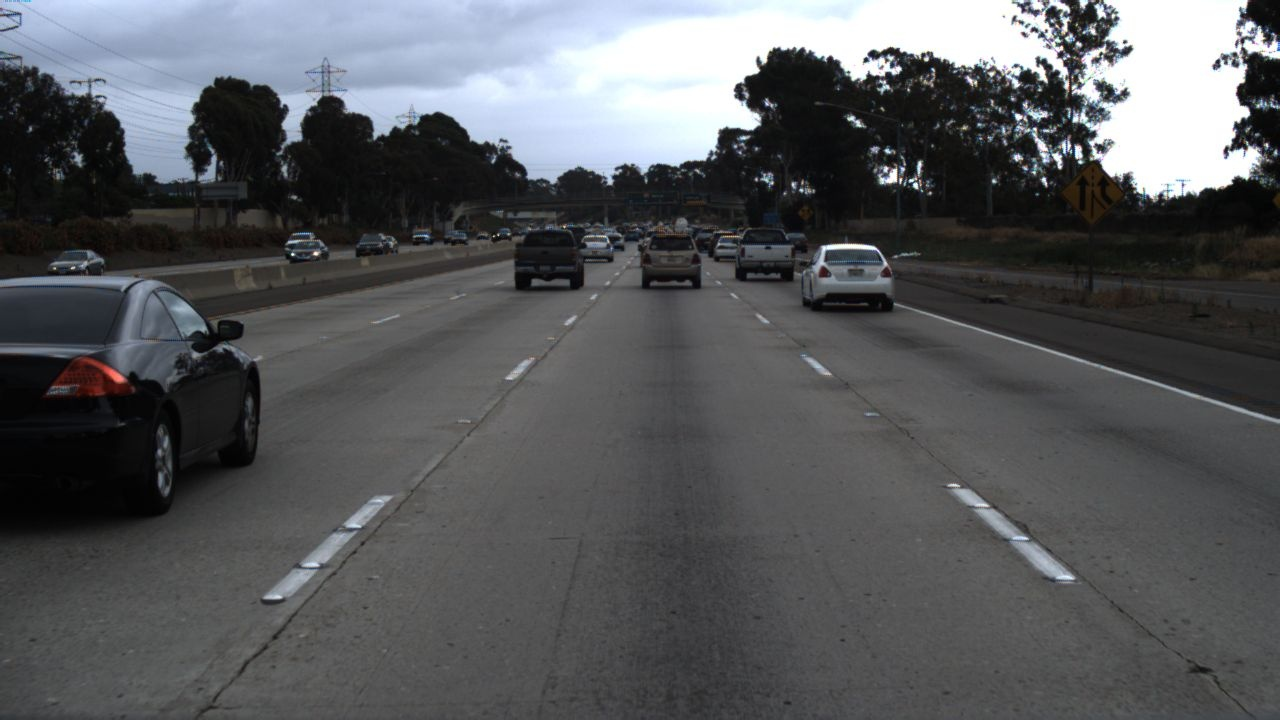
#> input picture 1-2 산업 컴퓨터비전 실제/중간과제/src/40.jpg, 1280 x 720 px
$ python main.py
#> lines starting #> are read from the running program, lines starting #| are printed output that depends on the picture; after the words box and inside, x2 and y2 are one past the last pixel; in counts of white or black regions, pixels touching at a corner belong together
import cv2
import numpy as np

roi_height = 0


def mouse_event(event, x, y, flags, param):
    global roi_height

    if event == cv2.EVENT_LBUTTONDOWN:
        roi_height = y


cv2.namedWindow("show")
cv2.setMouseCallback("show", mouse_event)

while True:
    # Load
    img = cv2.imread("40.jpg")
#> img is the input picture: shape (720, 1280, 3); mean B, G, R 91.6, 89, 87.1

    # Blur
    blur = cv2.GaussianBlur(img, (3, 3), 0)

    # Gray
    gray = cv2.cvtColor(blur, cv2.COLOR_BGR2GRAY)
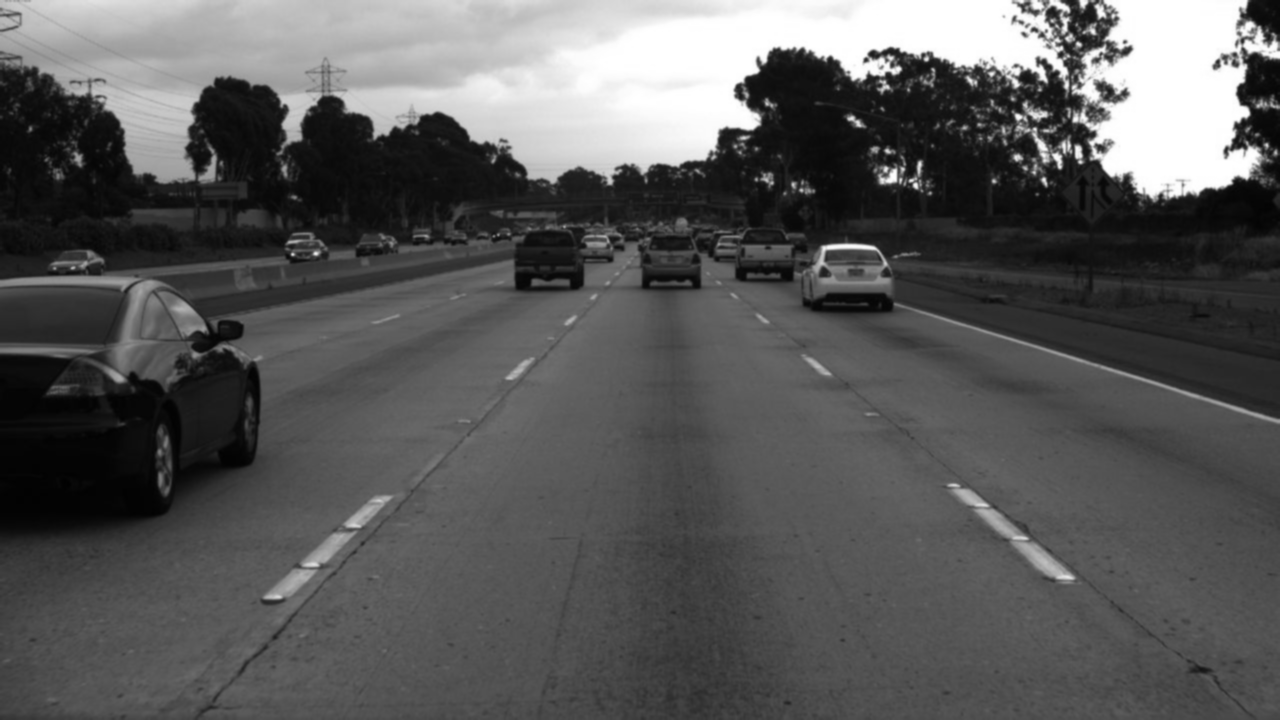
#> gray: shape (720, 1280); min 1, max 255, mean 88.7

    # Edge
    canny = cv2.Canny(gray, 50, 200)
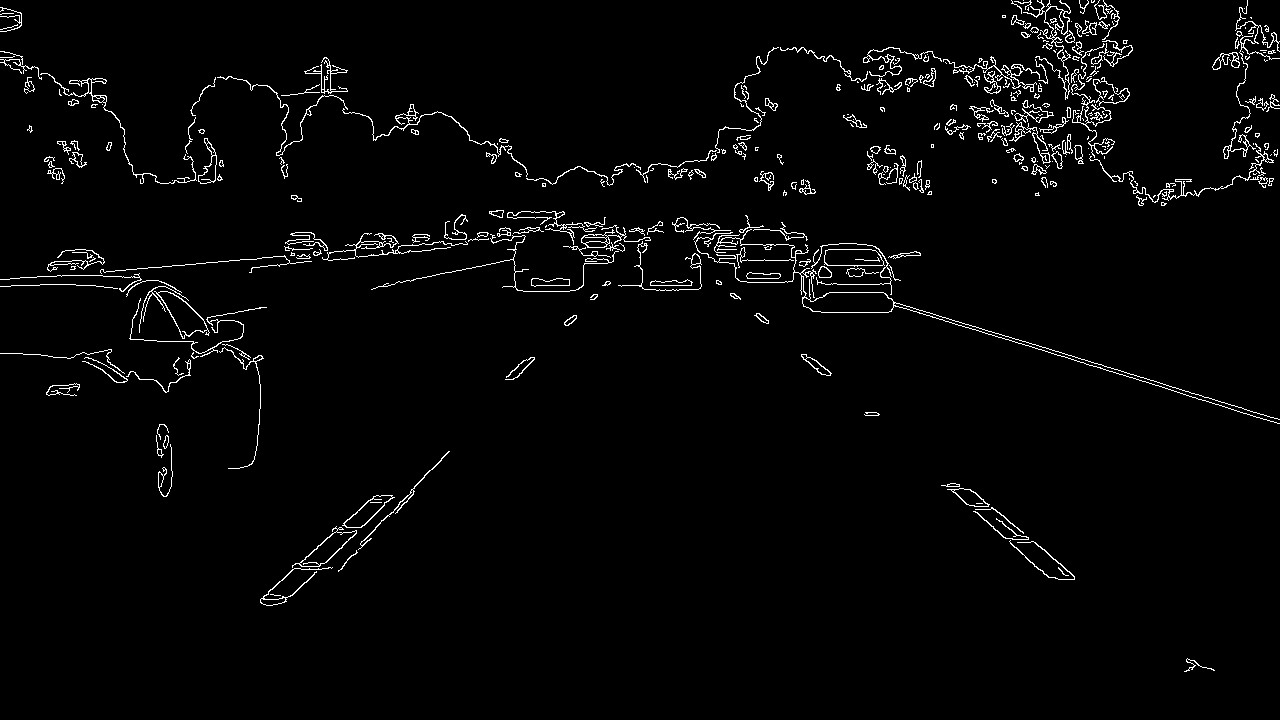
#> canny: shape (720, 1280); 2.4% white in thin lines or dots

    # Sky ROI
    canny[0:roi_height, :] = 0
    cv2.line(blur, (0, roi_height), (blur.shape[1], roi_height), (255, 255, 0), 3)
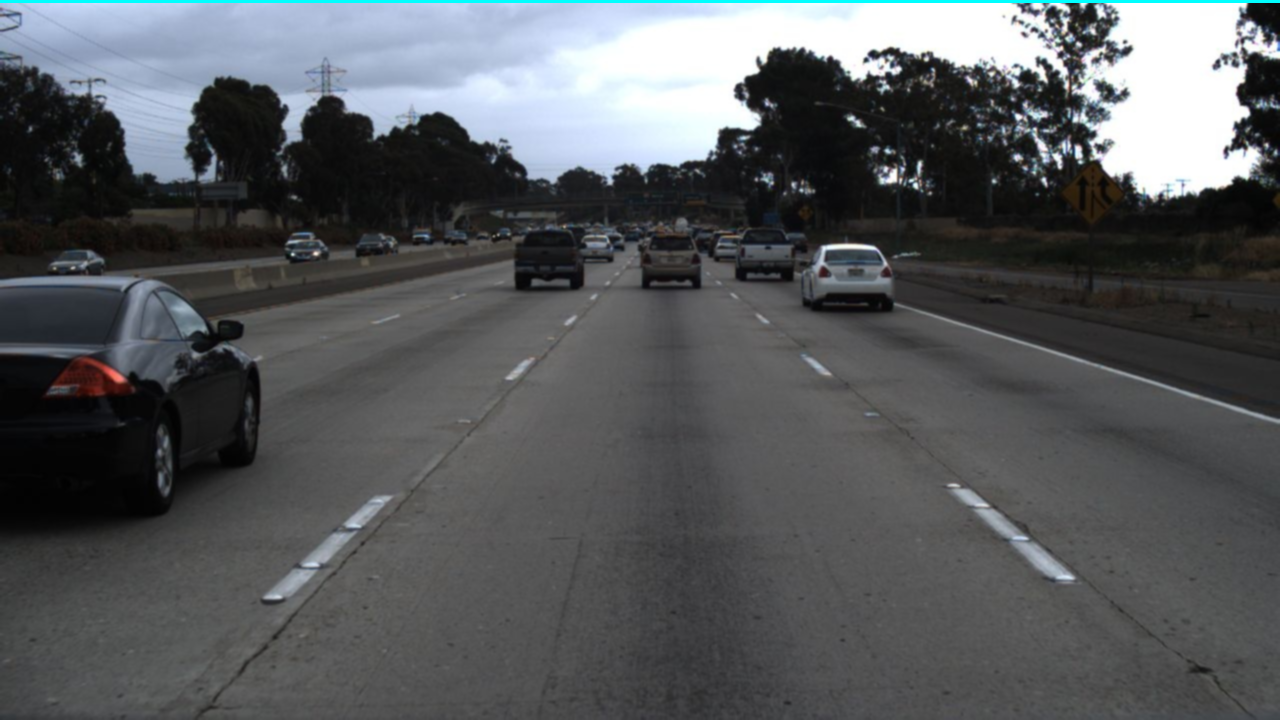
#> blur: shape (720, 1280, 3); mean B, G, R 91.7, 89.2, 86.3

    # Hough TF
    minLineLength = 100
    maxLineGap = 10
    lines = cv2.HoughLinesP(canny, 1, np.pi / 180, 50, minLineLength, maxLineGap)
#> lines = 69 rows, first 6: [979, 328, 990, 331], [927, 312, 938, 315], [404, 245, 414, 245], [1090, 365, 1108, 370], [1151, 380, 1162, 383], [1069, 355, 1080, 358]
    if lines is not None:
        for index, line in enumerate(lines):
            x1, y1, x2, y2 = line[0]
            try:
                slope = (y1 - y2) / (x1 - x2)
            except ZeroDivisionError:
                slope = 0

            # skip horizontal line
            if -0.5 < slope < 0.5:
                continue

            cv2.line(img, (x1, y1), (x2, y2), (0, 255, 0), 3)
#> this loop made 69 passes
#> (x1, y1, x2, y2, slope) on passes 1 to 12: (979, 328, 990, 331, 0.273), (927, 312, 938, 315, 0.273), (404, 245, 414, 245, 0), (1090, 365, 1108, 370, 0.278), (1151, 380, 1162, 383, 0.273), (1069, 355, 1080, 358, 0.273), (1061, 356, 1071, 359, 0.3), (650, 285, 691, 285, 0), (1019, 343, 1031, 346, 0.25), (910, 307, 921, 310, 0.273), (301, 562, 334, 532, -0.909), (594, 237, 604, 237, 0)
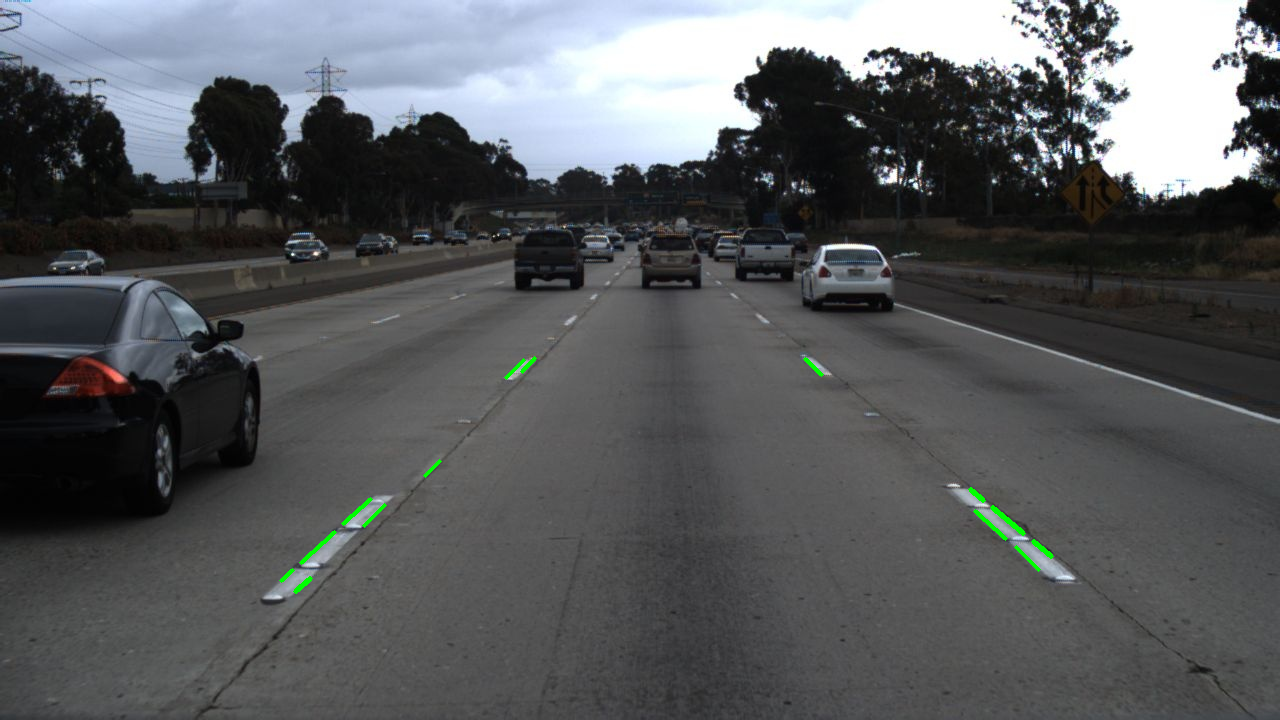
#> img: shape (720, 1280, 3); 0.2% of pixels changed, all inside (x1, y1, x2, y2) = (279, 356, 1054, 594)

    # Show
    canny = cv2.cvtColor(canny, cv2.COLOR_GRAY2BGR)
#> canny: shape (720, 1280, 3); 2.4% white in thin lines or dots
    concat_img = cv2.hconcat([img, blur, canny])
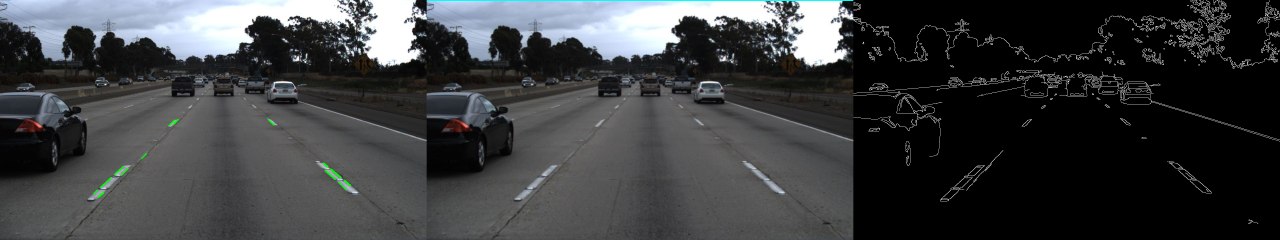
#> concat_img: shape (720, 3840, 3) (shown at 1/3 size); mean B, G, R 63.1, 61.5, 59.8
    cv2.imshow("show", concat_img)
    if cv2.waitKey(33) == 27:
#> (key Esc is pressed here)
        break

$ run again, with 1-2 산업 컴퓨터비전 실제/중간과제/src/20.jpg copied over 1-2 산업 컴퓨터비전 실제/중간과제/src/40.jpg
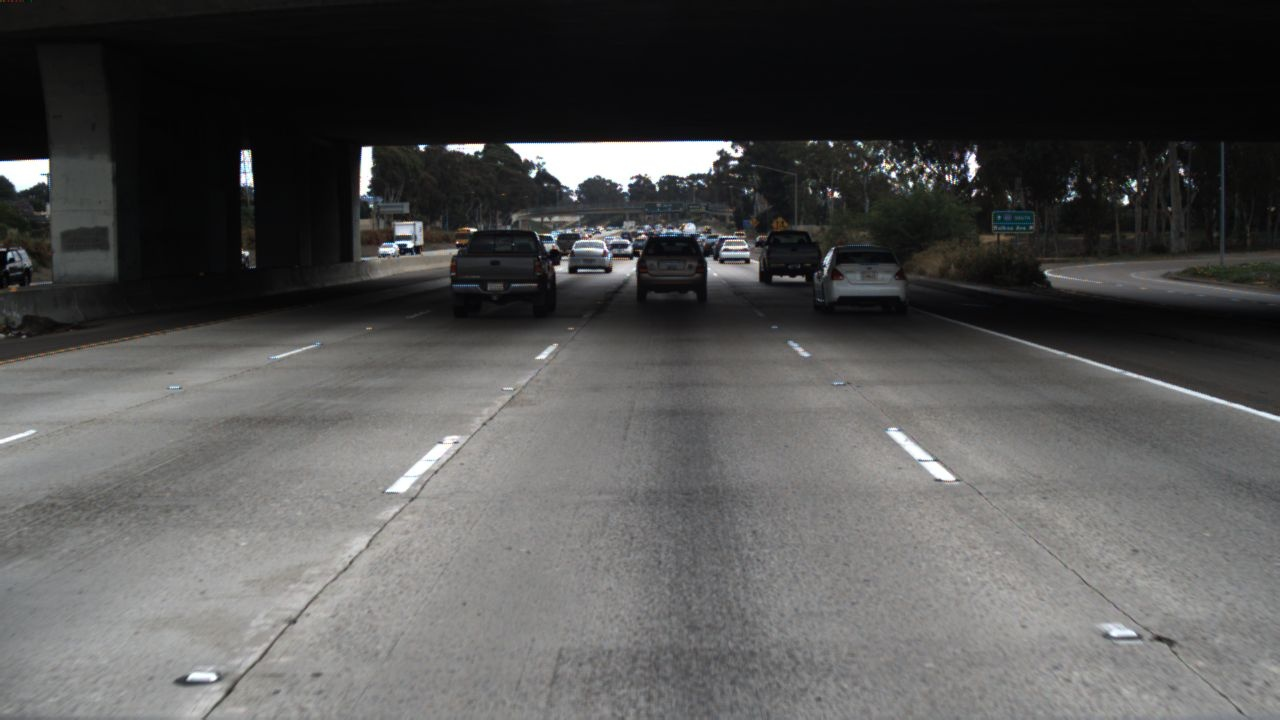
#> input picture 1-2 산업 컴퓨터비전 실제/중간과제/src/20.jpg, 1280 x 720 px
#> img is the input picture: shape (720, 1280, 3); mean B, G, R 81.9, 82.6, 82.8
#> `canny = cv2.Canny(gray, 50, 200)`:
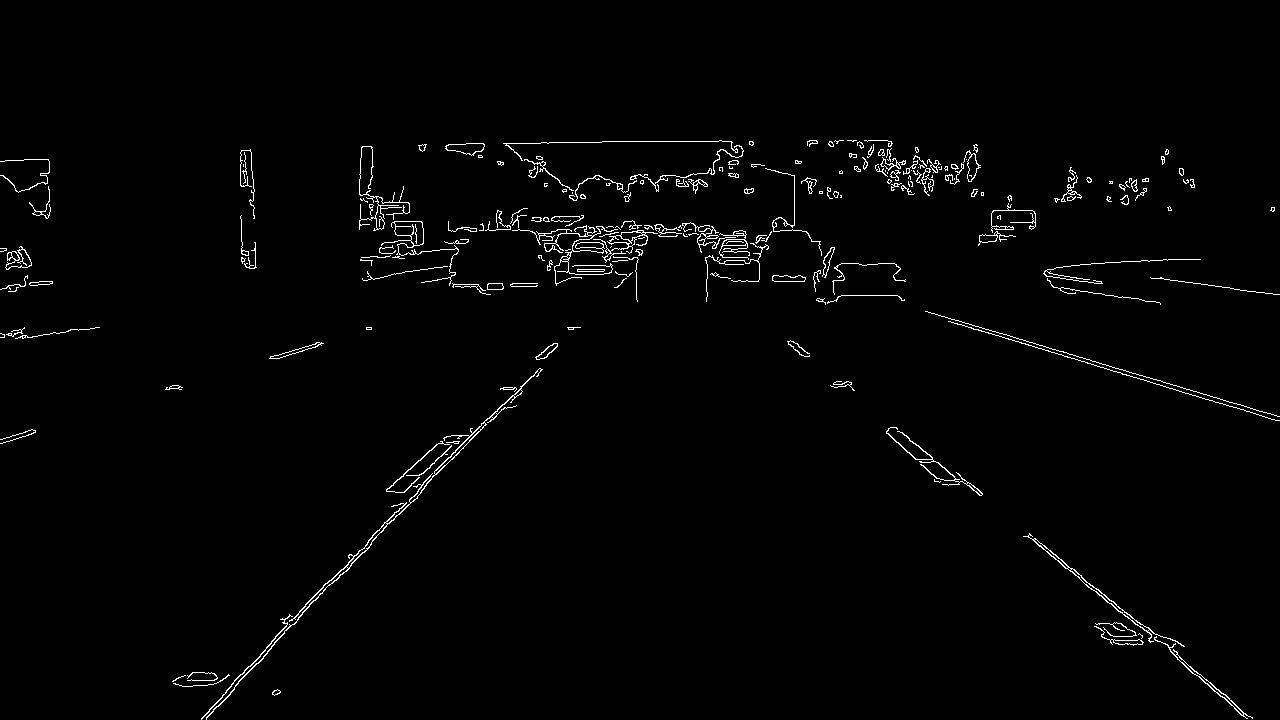
#> canny: shape (720, 1280); 1.5% white in thin lines or dots, all inside (x1, y1, x2, y2) = (0, 140, 1280, 720)
#> lines = 134 rows, first 6: [1052, 352, 1063, 355], [389, 523, 408, 504], [291, 620, 323, 587], [959, 324, 973, 328], [1091, 588, 1128, 618], [298, 617, 322, 592]
#> the loop `for index, line in enumerate(lines):` made 134 passes
#> (x1, y1, x2, y2, slope) on passes 1 to 8: (1052, 352, 1063, 355, 0.273), (389, 523, 408, 504, -1), (291, 620, 323, 587, -1.03), (959, 324, 973, 328, 0.286), (1091, 588, 1128, 618, 0.811), (298, 617, 322, 592, -1.04), (260, 654, 271, 643, -1), (999, 336, 1017, 341, 0.278)
#> `concat_img = cv2.hconcat([img, blur, canny])`:
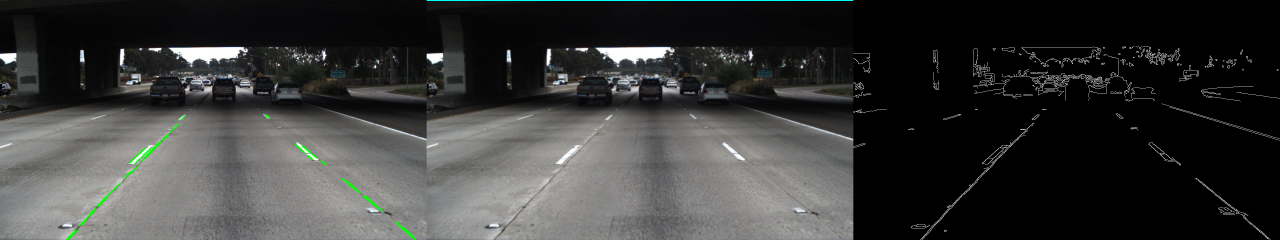
#> concat_img: shape (720, 3840, 3) (shown at 1/3 size); mean B, G, R 55.9, 56.9, 56.2

$ run again, with 1-2 산업 컴퓨터비전 실제/중간과제/src/road.png saved as 1-2 산업 컴퓨터비전 실제/중간과제/src/40.jpg
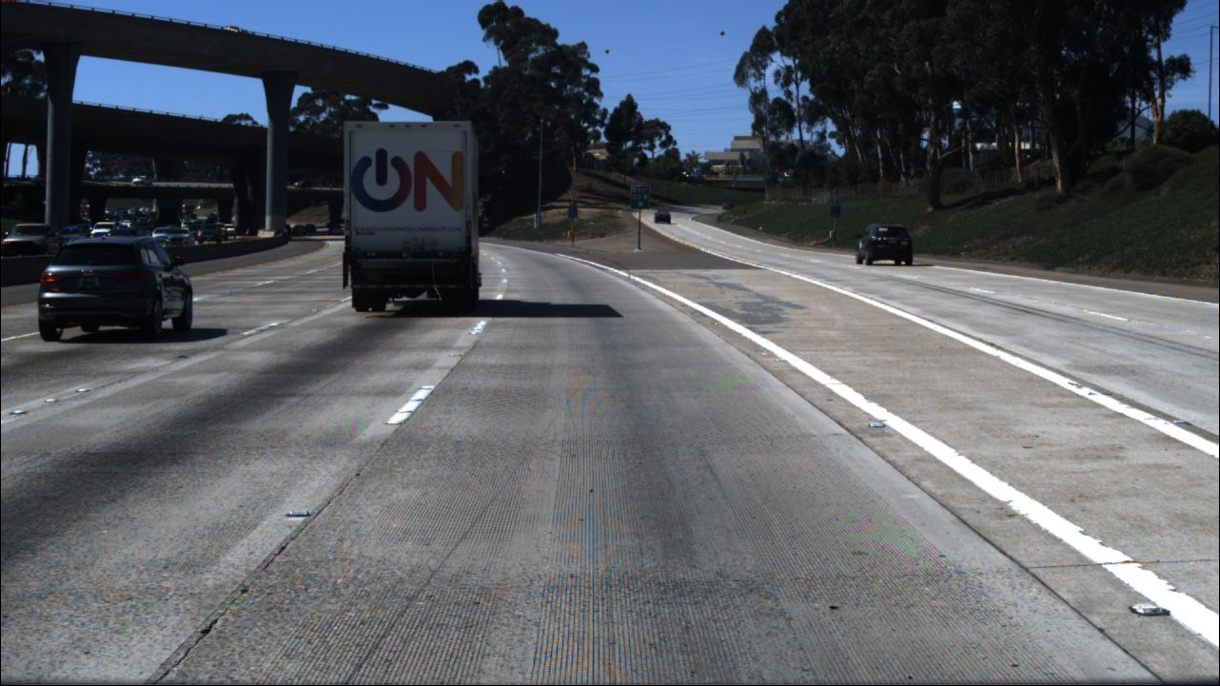
#> input picture 1-2 산업 컴퓨터비전 실제/중간과제/src/road.png, 1220 x 686 px
#> img is the input picture: shape (686, 1220, 3); mean B, G, R 100.7, 94.8, 90.9
#> `canny = cv2.Canny(gray, 50, 200)`:
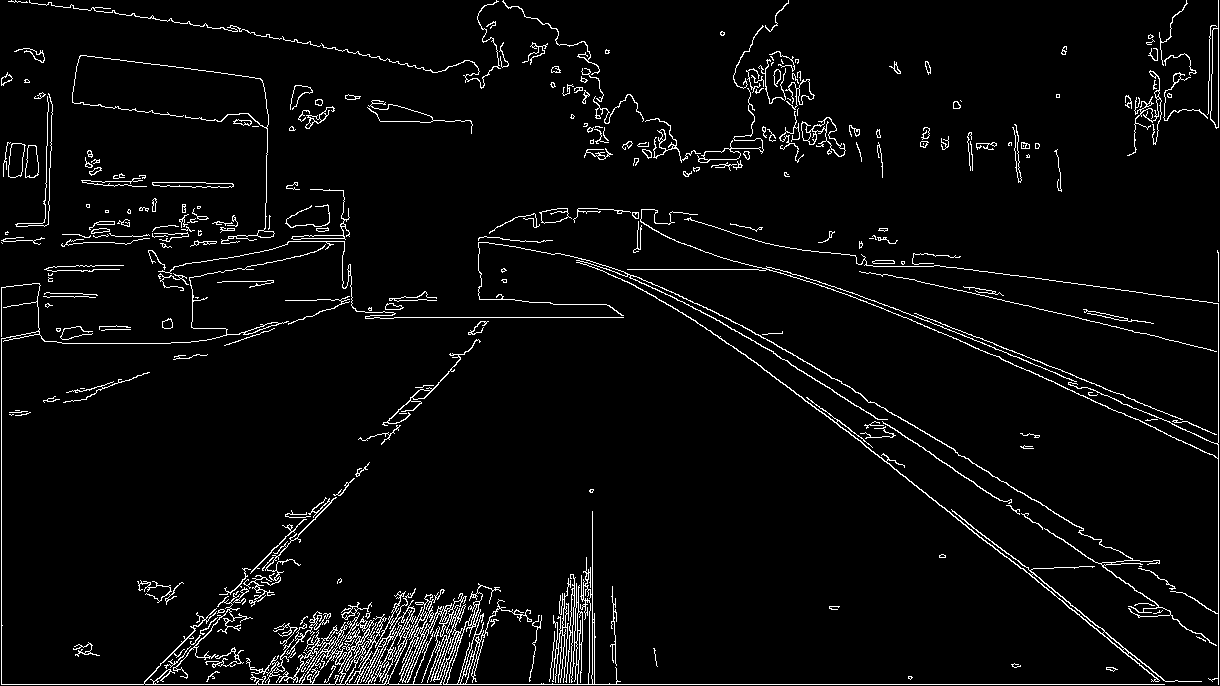
#> canny: shape (686, 1220); 4% white in thin lines or dots
#> lines = 176 rows, first 6: [1, 684, 143, 684], [1, 683, 1, 338], [1218, 684, 1218, 444], [1006, 556, 1044, 586], [1063, 540, 1082, 553], [733, 346, 751, 360]
#> the loop `for index, line in enumerate(lines):` made 176 passes
#> (x1, y1, x2, y2, slope) on passes 1 to 3: (1, 684, 143, 684, 0), (1, 683, 1, 338, inf), (1218, 684, 1218, 444, inf)
#> `concat_img = cv2.hconcat([img, blur, canny])`:
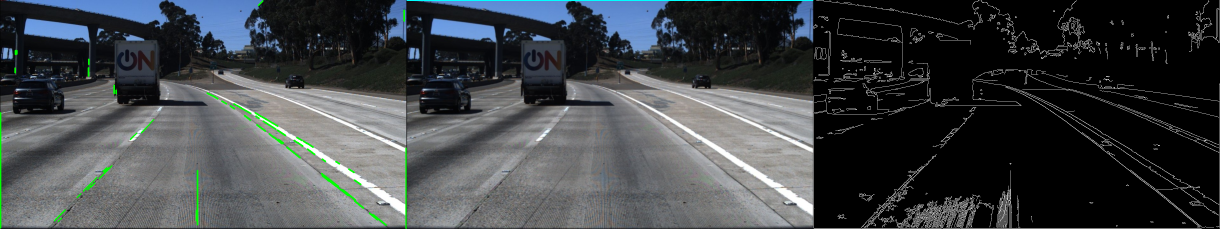
#> concat_img: shape (686, 3660, 3) (shown at 1/3 size); mean B, G, R 70.2, 67.4, 63.4
